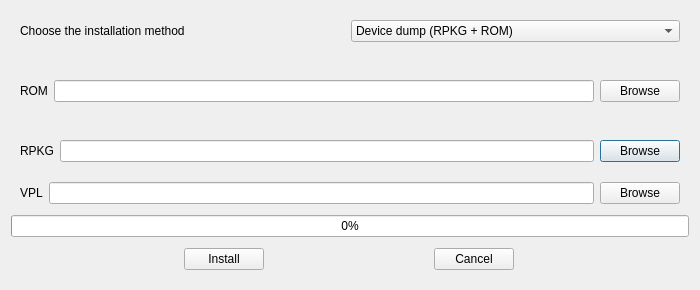
<?xml version="1.0" encoding="UTF-8"?>
<ui version="4.0">
 <class>device_install_dialog</class>
 <widget class="QDialog" name="device_install_dialog">
  <property name="geometry">
   <rect>
    <x>0</x>
    <y>0</y>
    <width>700</width>
    <height>290</height>
   </rect>
  </property>
  <property name="sizePolicy">
   <sizepolicy hsizetype="Fixed" vsizetype="Fixed">
    <horstretch>0</horstretch>
    <verstretch>0</verstretch>
   </sizepolicy>
  </property>
  <property name="windowTitle">
   <string>Device install wizard</string>
  </property>
  <property name="modal">
   <bool>true</bool>
  </property>
  <layout class="QGridLayout" name="gridLayout">
   <property name="verticalSpacing">
    <number>2</number>
   </property>
   <item row="2" column="0">
    <widget class="QWidget" name="rpkg_browse_widget" native="true">
     <property name="sizePolicy">
      <sizepolicy hsizetype="Preferred" vsizetype="Fixed">
       <horstretch>0</horstretch>
       <verstretch>0</verstretch>
      </sizepolicy>
     </property>
     <layout class="QHBoxLayout" name="rpkg_browse_layout">
      <item>
       <widget class="QLabel" name="rpkg_edit_name_label">
        <property name="text">
         <string notr="true">RPKG</string>
        </property>
       </widget>
      </item>
      <item>
       <widget class="QLineEdit" name="rpkg_path_line_edit">
        <property name="readOnly">
         <bool>true</bool>
        </property>
       </widget>
      </item>
      <item>
       <widget class="QPushButton" name="rpkg_browse_btn">
        <property name="text">
         <string>Browse</string>
        </property>
       </widget>
      </item>
     </layout>
    </widget>
   </item>
   <item row="0" column="0">
    <widget class="QWidget" name="installation_choose_widget" native="true">
     <property name="sizePolicy">
      <sizepolicy hsizetype="Preferred" vsizetype="Fixed">
       <horstretch>0</horstretch>
       <verstretch>0</verstretch>
      </sizepolicy>
     </property>
     <layout class="QHBoxLayout" name="installation_choose_layout" stretch="0,0">
      <property name="spacing">
       <number>2</number>
      </property>
      <property name="sizeConstraint">
       <enum>QLayout::SetDefaultConstraint</enum>
      </property>
      <item>
       <widget class="QLabel" name="installation_choose_label">
        <property name="text">
         <string>Choose the installation method</string>
        </property>
       </widget>
      </item>
      <item>
       <widget class="QComboBox" name="installation_combo">
        <property name="sizePolicy">
         <sizepolicy hsizetype="Preferred" vsizetype="Fixed">
          <horstretch>0</horstretch>
          <verstretch>0</verstretch>
         </sizepolicy>
        </property>
        <item>
         <property name="text">
          <string>Device dump (RPKG + ROM)</string>
         </property>
        </item>
        <item>
         <property name="text">
          <string>Firmware (VPL)</string>
         </property>
        </item>
       </widget>
      </item>
     </layout>
    </widget>
   </item>
   <item row="5" column="0">
    <widget class="QWidget" name="opinion_widget" native="true">
     <property name="sizePolicy">
      <sizepolicy hsizetype="Preferred" vsizetype="Fixed">
       <horstretch>0</horstretch>
       <verstretch>0</verstretch>
      </sizepolicy>
     </property>
     <layout class="QHBoxLayout" name="confirmation_layout">
      <item>
       <widget class="QPushButton" name="confirmation_install_btn">
        <property name="sizePolicy">
         <sizepolicy hsizetype="Fixed" vsizetype="Fixed">
          <horstretch>0</horstretch>
          <verstretch>0</verstretch>
         </sizepolicy>
        </property>
        <property name="text">
         <string>Install</string>
        </property>
       </widget>
      </item>
      <item>
       <widget class="QPushButton" name="confirmation_cancel_btn">
        <property name="sizePolicy">
         <sizepolicy hsizetype="Fixed" vsizetype="Fixed">
          <horstretch>0</horstretch>
          <verstretch>0</verstretch>
         </sizepolicy>
        </property>
        <property name="text">
         <string>Cancel</string>
        </property>
       </widget>
      </item>
     </layout>
    </widget>
   </item>
   <item row="1" column="0">
    <widget class="QWidget" name="rom_browse_widget" native="true">
     <property name="sizePolicy">
      <sizepolicy hsizetype="Preferred" vsizetype="Minimum">
       <horstretch>0</horstretch>
       <verstretch>0</verstretch>
      </sizepolicy>
     </property>
     <layout class="QHBoxLayout" name="rom_browse_layout">
      <item>
       <widget class="QLabel" name="rom_edit_name_label">
        <property name="text">
         <string notr="true">ROM</string>
        </property>
       </widget>
      </item>
      <item>
       <widget class="QLineEdit" name="rom_path_line_edit">
        <property name="text">
         <string/>
        </property>
        <property name="readOnly">
         <bool>true</bool>
        </property>
       </widget>
      </item>
      <item>
       <widget class="QPushButton" name="rom_browse_btn">
        <property name="text">
         <string>Browse</string>
        </property>
       </widget>
      </item>
     </layout>
    </widget>
   </item>
   <item row="3" column="0">
    <widget class="QWidget" name="vpl_browse_widget" native="true">
     <property name="sizePolicy">
      <sizepolicy hsizetype="Preferred" vsizetype="Fixed">
       <horstretch>0</horstretch>
       <verstretch>0</verstretch>
      </sizepolicy>
     </property>
     <layout class="QHBoxLayout" name="vpl_browse_layout">
      <item>
       <widget class="QLabel" name="vpl_edit_name_label">
        <property name="text">
         <string notr="true">VPL</string>
        </property>
       </widget>
      </item>
      <item>
       <widget class="QLineEdit" name="vpl_path_line_edit">
        <property name="readOnly">
         <bool>true</bool>
        </property>
       </widget>
      </item>
      <item>
       <widget class="QPushButton" name="vpl_browse_btn">
        <property name="text">
         <string>Browse</string>
        </property>
       </widget>
      </item>
     </layout>
    </widget>
   </item>
   <item row="4" column="0">
    <widget class="QProgressBar" name="install_progress_bar">
     <property name="value">
      <number>0</number>
     </property>
    </widget>
   </item>
  </layout>
 </widget>
 <resources/>
 <connections/>
</ui>
